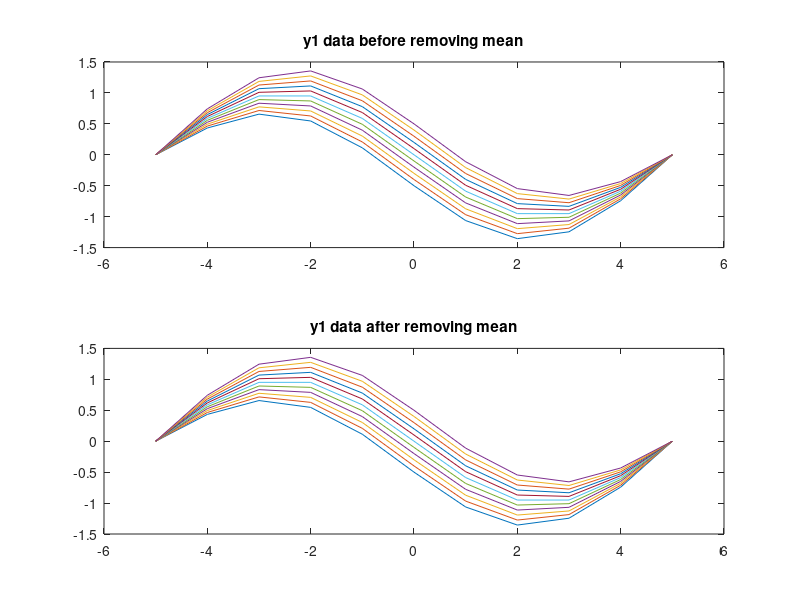
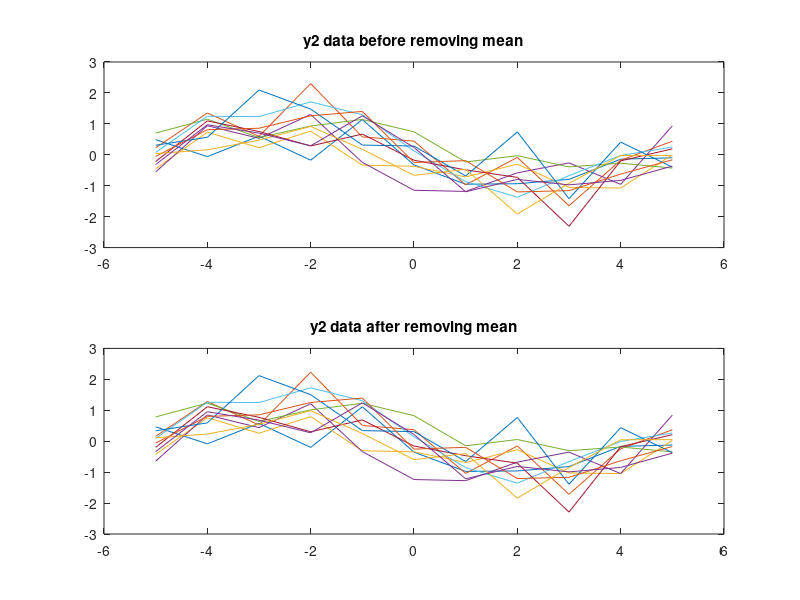
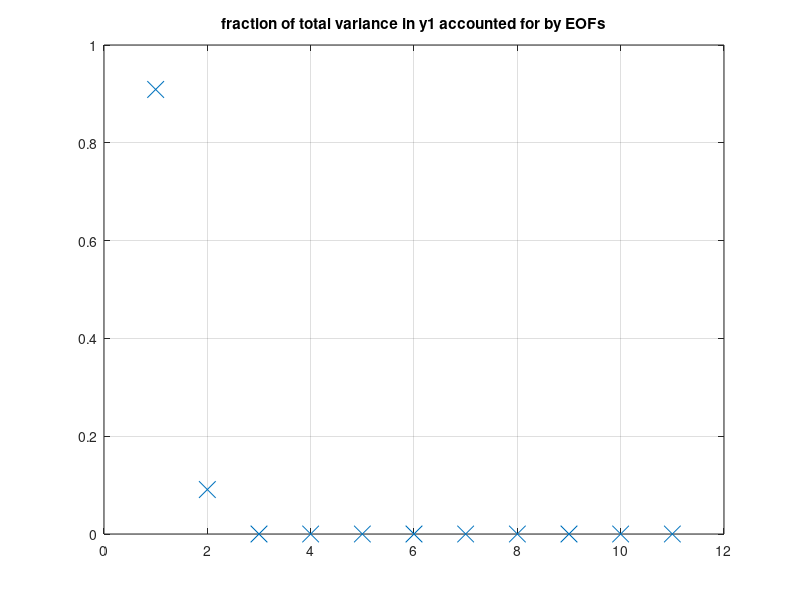
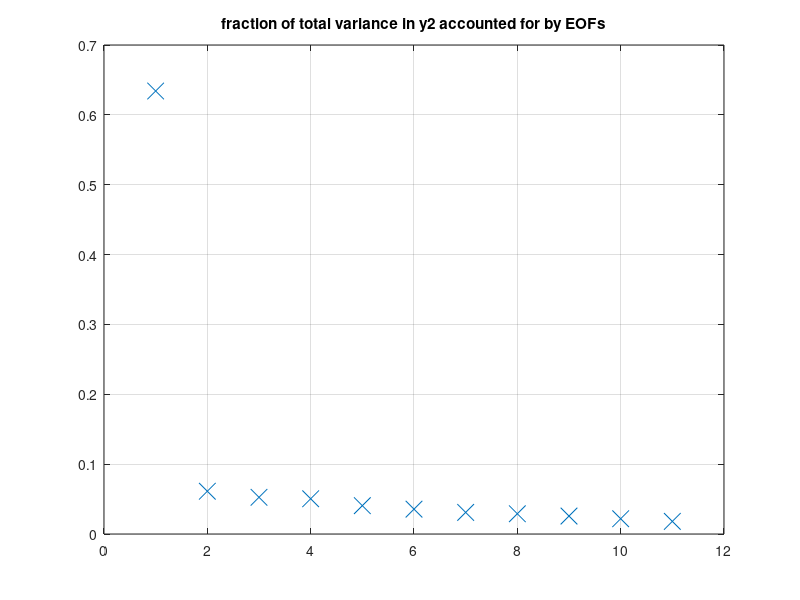

Write the MATLAB code that produced these figures, in order.
% eof question of hw #3
% (question 2)

clear all

% data in matrices y1 and y2 as functions of x and t
% 11 timeseries
% 101 time points in each series

% Perform EOF analysis on y1
% y1 is in form [timeseries timeseries] (as columns)


load eofdata.mat;
%y1 = y1';
y1_dm = detrend(y1, 'constant');
y2_dm = detrend(y2, 'constant');
[U1,S1,V1]=svd(y1_dm,0);
[U2,S2,V2]=svd(y2_dm,0);

figure('Name','y1 data')
subplot(2,1,1)
plot(x,y1(1:11,:))
title('y1 data before removing mean')
subplot(2,1,2)
plot(x,y1_dm(1:11,:)) % removing mean didn't seem to do anything
title('y1 data after removing mean')

figure('Name','y2 data')
subplot(2,1,1)
plot(x,y2(1:11,:))
title('y2 data before removing mean')
subplot(2,1,2)
plot(x,y2_dm(1:11,:))
title('y2 data after removing mean')


% plot the fraction of total variance accounted for by each EOF
figure('Name','y1 fraction of variances')
plot(diag(S1.^2)/trace(S1.^2),'x','markersize',12); % trace is sum of diagnoal
grid;
title('fraction of total variance in y1 accounted for by EOFs')
figure('Name','y2 fraction of variances')
plot(diag(S2.^2)/trace(S2.^2),'x','markersize',12);
title('fraction of total variance in y2 accounted for by EOFs')
grid;

% plot the first two EOFs and amplitudes
% amplitudes given by the rows of the matrix:
%amp1 = U1(:,1);
figure('Name','y1 EOFs and amplitudes')
subplot(2,2,1)
plot(x,V1(:,1))
title('first EOF of y1')
subplot(2,2,2)
plot(t,U1(:,1)*S1(1,1))
title('amplitude of first EOF of y1')
subplot(2,2,3)
plot(x,V1(:,2))
title('second EOF of y1')
subplot(2,2,4)
plot(t,U1(:,2)*S1(2,2))
title('amplitude of second EOF of y1')

% amp: plot(t,U(:,2))
%amp2 = V2'*y2_dm;
figure('Name','y2 EOFs and amplitudes')
subplot(2,2,1)
plot(x,V2(:,1))
title('first EOF of y2')
subplot(2,2,2)
plot(t,U2(:,1)*S2(1,1))
title('amplitude of first EOF of y2')
subplot(2,2,3)
plot(x,V2(:,2))
title('second EOF of y2')
subplot(2,2,4)
plot(t,U2(:,2)*S2(2,2))
title('amplitude of second EOF of y2')



% [N,L] = size(y1);
% neof = 11; %working with 5 eofs for now
% 
% y1 = y1';
% [U,S,V] = svd(y1,'econ');
% % columns of U are the EOFs
% U=U(:,1:neof);
% s=diag(S.^2)/trace(S.^2);
% s=s(1:neof);
%V=V(:,neof); % what happens here? V is weird dims


% U is vectors of EOF's


